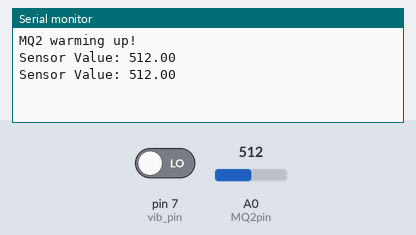
Bench run of a sketch on a simulated Arduino Uno, built with avr-gcc and run on an emulated ATmega328P. Shown: the last lines printed to the serial monitor. The test bench sets the inputs (shaded band); at power-on: A0 (MQ2pin) = 512, pin 7 (vib_pin) LOW. The modem accepts every AT command (registered, SIM ready, sends succeed) and sends nothing else.

Above: at 2.2 s.
2.3 s: A0 (MQ2pin) set to 783
At 3.4 s:
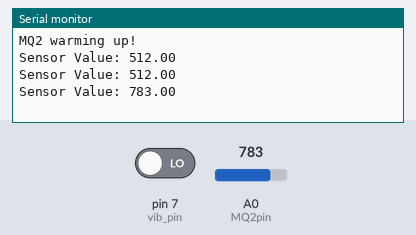
3.8 s: A0 (MQ2pin) set to 815
At 5.3 s:
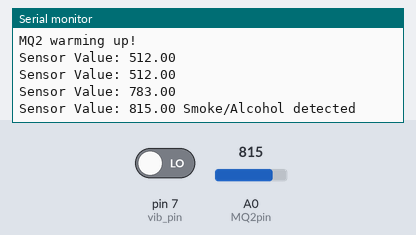

Measured:
- the behaviour switches between 800 and 801 on A0 (MQ2pin) (found by bisection; images 1 and 2)
- after the input at 2.3 s, the serial monitor: prints a new line after 0.70 s (image 1)
- after the input at 3.8 s, the serial monitor: prints a new line after 0.20 s (image 2)

The sketch:

CollisionAlcoholLocationDetection.ino
```cpp
// GSM pin connecton
// Arduino - Gsm
// Tx - 9
// Rx - 10

// GPS pin Connection
// Arduino - GPS
// RX - 3;
// TX - 2;


#include <TinyGPS++.h>
#include<SoftwareSerial.h>

SoftwareSerial mySerial(9,10);


SoftwareSerial gpsSerial(2, 3);
TinyGPSPlus gps;


//Gas
#define SmokeThreshold 800
#define MQ2pin 0 //A0 - Analog pin
float SmokeValue;  //variable to store sensor value

//vibration
int vib_pin=7;


void setup() {
  //Gas
	Serial.begin(9600);
	Serial.println("MQ2 warming up!");
	delay(1000);

  //GSM
  mySerial.begin(9600);

  //vibration
  pinMode(vib_pin,INPUT);

  //GPS
  gpsSerial.begin(9600);

}

void loop() {

  //Gas
  SmokeValue = analogRead(MQ2pin); //A0

  Serial.print("Sensor Value: ");
  Serial.print(SmokeValue);

  if(SmokeValue > SmokeThreshold)
    {
        Serial.print(" Smoke/Alcohol detected"); //Smoke or Alcohol, depending on Threshold
        SendMessage(2);

    }

  Serial.println("");
  delay(1000);

  //Vibration

  int val;
  val=digitalRead(vib_pin);

  if(val==1)
  {
      Serial.println(" Vibration detected!"); //Vibration implies collision
      SendMessage(1);

      //Serial.println("Location: lattitude-xxx , Longitude-xxx");

      while (gpsSerial.available() > 0)
        if (gps.encode(gpsSerial.read()))
          displayInfo();


        if (millis() > 5000 && gps.charsProcessed() < 10)
        {
          Serial.println("No GPS detected");
        }

  }


}


void SendMessage(int status)
{

  mySerial.println("AT+CMGF=1");
  delay(1000);

  mySerial.println("AT+CMGS=\"+91xxxxxxxxxx\"\r"); // Replace xxxxxxxxxx with receiver mobile number
  delay(1000);

  if(status==1){
  mySerial.println(" Collision detected: lattitude-xxx , longitude-xxx");
  delay(100);
  }

  if(status==2){
  mySerial.println(" Smoke/Alcohol alert ");
  delay(100);
  }

  mySerial.println((char)26);
  delay(1000);

}


void displayInfo()
{
  if (gps.location.isValid())
  {
    Serial.print("Latitude: ");
    Serial.println(gps.location.lat(), 6);
    Serial.print("Longitude: ");
    Serial.println(gps.location.lng(), 6);
    Serial.print("Altitude: ");
    Serial.println(gps.altitude.meters());
  }
  else
  {
    Serial.println("Location: Not Available");
  }

  Serial.print("Date: ");
  if (gps.date.isValid())
  {
    Serial.print(gps.date.month());
    Serial.print("/");
    Serial.print(gps.date.day());
    Serial.print("/");
    Serial.println(gps.date.year());
  }
  else
  {
    Serial.println("Not Available");
  }

  Serial.print("Time: ");
  if (gps.time.isValid())
  {
    if (gps.time.hour() < 10) Serial.print(F("0"));
    Serial.print(gps.time.hour());
    Serial.print(":");
    if (gps.time.minute() < 10) Serial.print(F("0"));
    Serial.print(gps.time.minute());
    Serial.print(":");
    if (gps.time.second() < 10) Serial.print(F("0"));
    Serial.print(gps.time.second());
    Serial.print(".");
    if (gps.time.centisecond() < 10) Serial.print(F("0"));
    Serial.println(gps.time.centisecond());
  }
  else
  {
    Serial.println("Not Available");
  }

  Serial.println();
  Serial.println();
  delay(1000);
}
```
